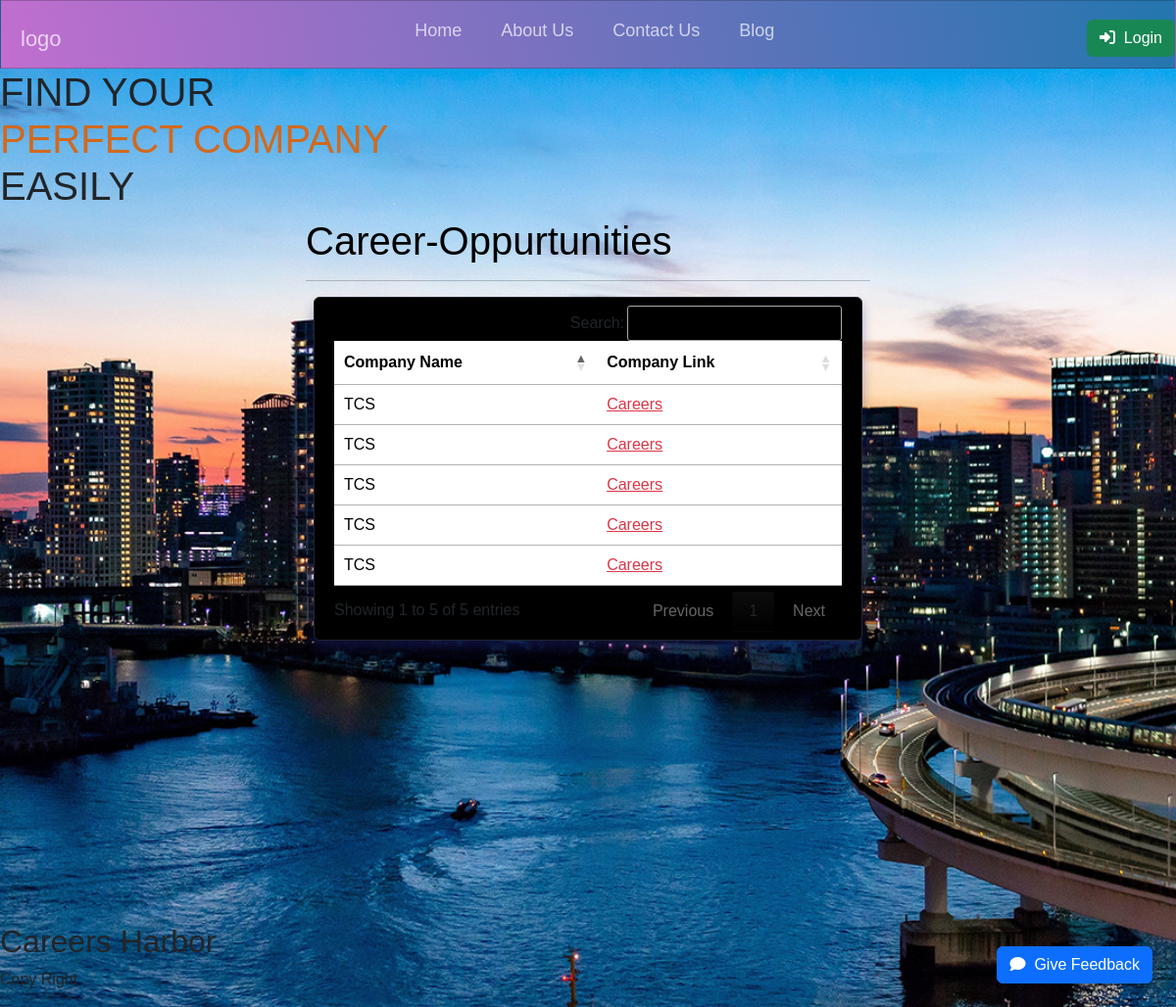
The app's page / (signed in) with its own data.
### careers_web/models.py (models this page shows, shortened)
class Careers_hub(models.Model):
    company_name=models.CharField(max_length=50)
    company_link=models.TextField(max_length=100)

### careers_web/views.py (the view, shortened to what this page needs)
# urls.py: 2. Add a URL to urlpatterns:  path('', views.home, name='home')
def home(request):
    career_records=Careers_hub.objects.all()
    feedback_records=Career_feedback.objects.filter(status="Approved")
    context={'feedback_records':feedback_records,'career_records':career_records}
    return render(request,'index.html',context)

### template/index.html (shortened to what this page needs)
{% load static %}
<!doctype html>
<html lang="en">
   <head>
      <link href="https://cdn.jsdelivr.net/npm/bootstrap@5.3.2/dist/css/bootstrap.min.css" rel="stylesheet">
      <link rel="stylesheet" href="https://cdn.jsdelivr.net/npm/bootstrap-icons@1.11.3/font/bootstrap-icons.min.css">
      <link rel="stylesheet" href="{% static 'css/style.css'%}" />
      <link rel="stylesheet" type="text/css" href="{% static 'css/navbar.css' %}" />
      <link rel="stylesheet" href="https://cdn.datatables.net/1.13.6/css/jquery.dataTables.css" />
      <link rel="stylesheet" href="https://cdn.datatables.net/buttons/2.4.2/css/buttons.dataTables.min.css">
   </head>
   <body>
    <nav class="navbar">
      <a href="#" class="logo">logo</a>
      <ul class="main-nav" id="js-menu">
        <li>
          <a href="#" class="nav-links">Home</a>
        </li>
        <li>
          <a href="#" class="nav-links">About Us</a>
        </li>
        <li>
          <a href="#" class="nav-links">Contact Us</a>
        </li>
        <li>
          <a href="#" class="nav-links">Blog</a>
        </li>
      </ul>
      <div class="d-flex">
        <a href="#login" class="btn btn-success" data-bs-toggle="modal"><i class="fa-solid fa-right-to-bracket"></i> &nbsp;Login</a>
      </div>
    </nav>
    <header>
      <h1 class="header-title">FIND YOUR <br /><span style="color: chocolate;">PERFECT COMPANY</span> <br>EASILY</h1>
    </header>
      <div class="container-md col-lg-6 col-md-12" style="height:90vh">
         <h1  style="color: black;" >Career-Oppurtunities </h1>
         <hr/>
         {% if career_records %}
         <div class="row p-2 rounded border border-dark m-2 post-card">
            <table class="table table-hover" id="companies">
               <thead>
                  <tr>
                     <th>Company Name</th>
                     <th>Company Link</th>
                  </tr>
               </thead>
               <tbody>
                 {% for c in career_records %}
                    <tr>
                       <td>{{c.company_name}}</td>
                       <td><a class="link-danger" href="{{c.company_link}}" target="_blank">Careers</a></td>
                    </tr>
                 {% endfor %}
               </tbody>
            </table>
         </div>
         {% endif %}
         <button type="button" class="btn btn-primary position-fixed z-3 bottom-0 end-0 m-4" data-bs-toggle="modal" data-bs-target="#staticBackdrop">
            <i class="fa-solid fa-comment"></i> &nbsp;Give Feedback
         </button>
      </div>
            <section id="footer">
               <div class="footer">
                  <h2>Careers Harbor</h2>
                </div>
               <div class="copyright">
                <p>Copy Right</p>
              </div>
            </section>
   </body>
</html>

### static/css/style.css (style rules this page uses)
.post-card { background: rgb(0, 0, 0); box-shadow: 0 8px 12px 0 rgba( 31, 38, 135, 0.37 ); backdrop-filter: blur( 3px ); -webkit-backdrop-filter: blur( 3px ); border-radius: 10px; border: 1px solid rgba( 255, 255, 255, 0.18 ); }

### static/css/navbar.css (style rules this page uses)
* { box-sizing: border-box; padding: 0; margin: 0; }
body { font-family: "Josefin Sans", sans-serif; background: url("../assets/banner.jpg") ; background-size: cover; }
.navbar { font-size: 18px; background-image: linear-gradient(260deg, #2376ae 0%, #c16ecf 100%); border: 1px solid rgba(0, 0, 0, 0.2); padding-bottom: 10px; }
.main-nav { list-style-type: none; display: none; }
.nav-links, .logo { text-decoration: none; color: rgba(255, 255, 255, 0.7); }
.main-nav li { text-align: center; margin: 15px auto; }
.logo { display: inline-block; font-size: 22px; margin-top: 10px; margin-left: 20px; }
@media screen and (min-width: 768px) { .navbar { display: flex; justify-content: space-between; padding-bottom: 0; height: 70px; align-items: center; } }
@media screen and (min-width: 768px) { .main-nav { display: flex; margin-right: 30px; flex-direction: row; justify-content: flex-end; } }
@media screen and (min-width: 768px) { .main-nav li { margin: 0; } }
@media screen and (min-width: 768px) { .nav-links { margin-left: 40px; } }
@media screen and (min-width: 768px) { .logo { margin-top: 0; } }

### records on screen
Careers_hub: company_name "TCS"
Careers_hub: company_name "TCS"
Careers_hub: company_name "TCS"
Careers_hub: company_name "TCS"
Careers_hub: company_name "TCS"
